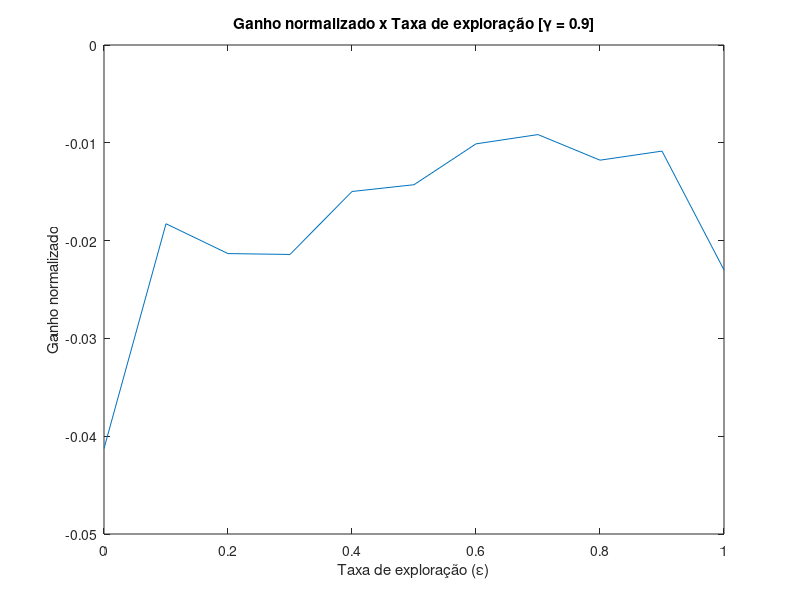

MATLAB code to generate this figure:
# Cross-section

function parametros_qlearning()
    data = load('parametros_qlearning.csv');
    # 107aa105-7fa6-46b0-8711-f03b9fdc0981
    # ef = 0.7, df = 0.9

    # 10, 21, 32, ... 120
    x = data(10:11:120, 1);
    z = data(10:11:120, 4);

    plot(x, z);
    title("Ganho normalizado x Taxa de exploração [γ = 0.9]");
    xlabel("Taxa de exploração (ε)");
    ylabel("Ganho normalizado");
    pause();
endfunction